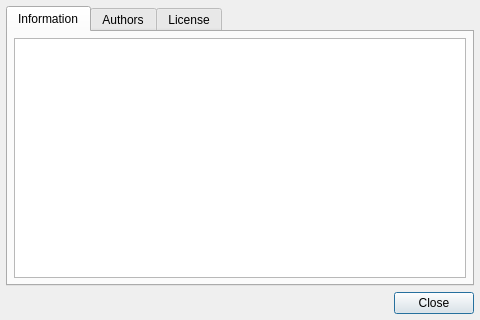
<?xml version="1.0" encoding="UTF-8"?>
<ui version="4.0">
 <class>Qtilities::DialogAbout</class>
 <widget class="QDialog" name="Qtilities::DialogAbout">
  <property name="geometry">
   <rect>
    <x>0</x>
    <y>0</y>
    <width>480</width>
    <height>320</height>
   </rect>
  </property>
  <layout class="QVBoxLayout" name="layout">
   <property name="leftMargin">
    <number>6</number>
   </property>
   <property name="topMargin">
    <number>6</number>
   </property>
   <property name="rightMargin">
    <number>6</number>
   </property>
   <property name="bottomMargin">
    <number>6</number>
   </property>
   <item>
    <widget class="QTabWidget" name="tblAbout">
     <property name="sizePolicy">
      <sizepolicy hsizetype="Expanding" vsizetype="Expanding">
       <horstretch>0</horstretch>
       <verstretch>0</verstretch>
      </sizepolicy>
     </property>
     <property name="currentIndex">
      <number>0</number>
     </property>
     <widget class="QWidget" name="tabInfo">
      <attribute name="title">
       <string>Information</string>
      </attribute>
      <layout class="QVBoxLayout" name="layInfo">
       <property name="leftMargin">
        <number>6</number>
       </property>
       <property name="topMargin">
        <number>6</number>
       </property>
       <property name="rightMargin">
        <number>6</number>
       </property>
       <property name="bottomMargin">
        <number>6</number>
       </property>
       <item>
        <widget class="QTextBrowser" name="txtInfo">
         <property name="documentTitle">
          <string notr="true"/>
         </property>
         <property name="markdown">
          <string notr="true"/>
         </property>
         <property name="html">
          <string notr="true">&lt;!DOCTYPE HTML PUBLIC &quot;-//W3C//DTD HTML 4.0//EN&quot; &quot;http://www.w3.org/TR/REC-html40/strict.dtd&quot;&gt;
&lt;html&gt;&lt;head&gt;&lt;meta name=&quot;qrichtext&quot; content=&quot;1&quot; /&gt;&lt;meta charset=&quot;utf-8&quot; /&gt;&lt;style type=&quot;text/css&quot;&gt;
p, li { white-space: pre-wrap; }
hr { height: 1px; border-width: 0; }
li.unchecked::marker { content: &quot;\2610&quot;; }
li.checked::marker { content: &quot;\2612&quot;; }
&lt;/style&gt;&lt;/head&gt;&lt;body style=&quot; font-family:'DejaVu Sans'; font-size:14pt; font-weight:400; font-style:normal;&quot;&gt;
&lt;p style=&quot;-qt-paragraph-type:empty; margin-top:0px; margin-bottom:0px; margin-left:0px; margin-right:0px; -qt-block-indent:0; text-indent:0px; font-family:'Sans Serif'; font-size:9pt;&quot;&gt;&lt;br /&gt;&lt;/p&gt;&lt;/body&gt;&lt;/html&gt;</string>
         </property>
         <property name="acceptRichText">
          <bool>false</bool>
         </property>
         <property name="searchPaths">
          <stringlist notr="true"/>
         </property>
         <property name="openExternalLinks">
          <bool>true</bool>
         </property>
         <property name="openLinks">
          <bool>true</bool>
         </property>
        </widget>
       </item>
      </layout>
     </widget>
     <widget class="QWidget" name="tabAuthors">
      <attribute name="title">
       <string>Authors</string>
      </attribute>
      <layout class="QVBoxLayout" name="layAuthors">
       <property name="leftMargin">
        <number>6</number>
       </property>
       <property name="topMargin">
        <number>6</number>
       </property>
       <property name="rightMargin">
        <number>6</number>
       </property>
       <property name="bottomMargin">
        <number>6</number>
       </property>
       <item>
        <widget class="QTextBrowser" name="txtAuthors">
         <property name="documentTitle">
          <string notr="true"/>
         </property>
         <property name="markdown">
          <string notr="true"/>
         </property>
         <property name="html">
          <string notr="true">&lt;!DOCTYPE HTML PUBLIC &quot;-//W3C//DTD HTML 4.0//EN&quot; &quot;http://www.w3.org/TR/REC-html40/strict.dtd&quot;&gt;
&lt;html&gt;&lt;head&gt;&lt;meta name=&quot;qrichtext&quot; content=&quot;1&quot; /&gt;&lt;meta charset=&quot;utf-8&quot; /&gt;&lt;style type=&quot;text/css&quot;&gt;
p, li { white-space: pre-wrap; }
hr { height: 1px; border-width: 0; }
li.unchecked::marker { content: &quot;\2610&quot;; }
li.checked::marker { content: &quot;\2612&quot;; }
&lt;/style&gt;&lt;/head&gt;&lt;body style=&quot; font-family:'DejaVu Sans'; font-size:14pt; font-weight:400; font-style:normal;&quot;&gt;
&lt;p style=&quot;-qt-paragraph-type:empty; margin-top:0px; margin-bottom:0px; margin-left:0px; margin-right:0px; -qt-block-indent:0; text-indent:0px; font-family:'Sans Serif'; font-size:9pt;&quot;&gt;&lt;br /&gt;&lt;/p&gt;&lt;/body&gt;&lt;/html&gt;</string>
         </property>
         <property name="acceptRichText">
          <bool>false</bool>
         </property>
         <property name="placeholderText">
          <string notr="true"/>
         </property>
         <property name="searchPaths">
          <stringlist notr="true"/>
         </property>
         <property name="openExternalLinks">
          <bool>true</bool>
         </property>
         <property name="openLinks">
          <bool>true</bool>
         </property>
        </widget>
       </item>
      </layout>
     </widget>
     <widget class="QWidget" name="tabLicense">
      <attribute name="title">
       <string>License</string>
      </attribute>
      <layout class="QVBoxLayout" name="layLicense">
       <property name="leftMargin">
        <number>6</number>
       </property>
       <property name="topMargin">
        <number>6</number>
       </property>
       <property name="rightMargin">
        <number>6</number>
       </property>
       <property name="bottomMargin">
        <number>6</number>
       </property>
       <item>
        <widget class="QTextBrowser" name="txtLicense">
         <property name="documentTitle">
          <string notr="true"/>
         </property>
         <property name="markdown">
          <string notr="true"/>
         </property>
         <property name="html">
          <string notr="true">&lt;!DOCTYPE HTML PUBLIC &quot;-//W3C//DTD HTML 4.0//EN&quot; &quot;http://www.w3.org/TR/REC-html40/strict.dtd&quot;&gt;
&lt;html&gt;&lt;head&gt;&lt;meta name=&quot;qrichtext&quot; content=&quot;1&quot; /&gt;&lt;meta charset=&quot;utf-8&quot; /&gt;&lt;style type=&quot;text/css&quot;&gt;
p, li { white-space: pre-wrap; }
hr { height: 1px; border-width: 0; }
li.unchecked::marker { content: &quot;\2610&quot;; }
li.checked::marker { content: &quot;\2612&quot;; }
&lt;/style&gt;&lt;/head&gt;&lt;body style=&quot; font-family:'DejaVu Sans'; font-size:14pt; font-weight:400; font-style:normal;&quot;&gt;
&lt;p style=&quot;-qt-paragraph-type:empty; margin-top:0px; margin-bottom:0px; margin-left:0px; margin-right:0px; -qt-block-indent:0; text-indent:0px; font-family:'Sans Serif'; font-size:9pt;&quot;&gt;&lt;br /&gt;&lt;/p&gt;&lt;/body&gt;&lt;/html&gt;</string>
         </property>
         <property name="acceptRichText">
          <bool>false</bool>
         </property>
         <property name="placeholderText">
          <string notr="true"/>
         </property>
         <property name="searchPaths">
          <stringlist notr="true"/>
         </property>
         <property name="openExternalLinks">
          <bool>true</bool>
         </property>
         <property name="openLinks">
          <bool>true</bool>
         </property>
        </widget>
       </item>
      </layout>
     </widget>
    </widget>
   </item>
   <item>
    <widget class="QDialogButtonBox" name="buttonBox">
     <property name="sizePolicy">
      <sizepolicy hsizetype="Expanding" vsizetype="Preferred">
       <horstretch>0</horstretch>
       <verstretch>0</verstretch>
      </sizepolicy>
     </property>
     <property name="orientation">
      <enum>Qt::Horizontal</enum>
     </property>
     <property name="standardButtons">
      <set>QDialogButtonBox::Close</set>
     </property>
    </widget>
   </item>
  </layout>
 </widget>
 <resources/>
 <connections/>
</ui>
